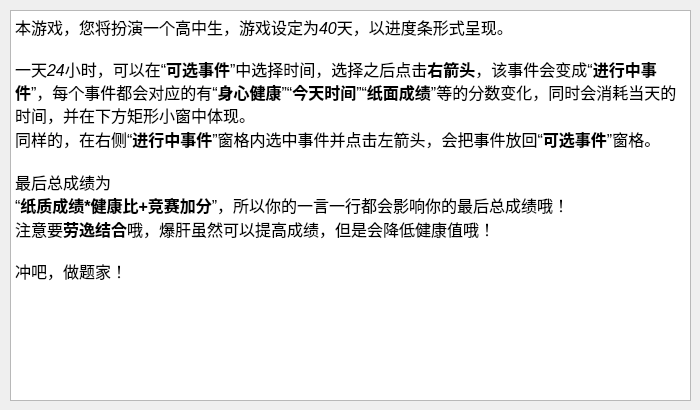
<?xml version="1.0" encoding="UTF-8"?>
<ui version="4.0">
 <class>HelpDialog</class>
 <widget class="QDialog" name="HelpDialog">
  <property name="geometry">
   <rect>
    <x>0</x>
    <y>0</y>
    <width>700</width>
    <height>410</height>
   </rect>
  </property>
  <property name="windowTitle">
   <string>这玩意儿怎么玩？</string>
  </property>
  <widget class="QTextBrowser" name="textBrowser">
   <property name="geometry">
    <rect>
     <x>10</x>
     <y>10</y>
     <width>681</width>
     <height>391</height>
    </rect>
   </property>
   <property name="html">
    <string>&lt;!DOCTYPE HTML PUBLIC &quot;-//W3C//DTD HTML 4.0//EN&quot; &quot;http://www.w3.org/TR/REC-html40/strict.dtd&quot;&gt;
&lt;html&gt;&lt;head&gt;&lt;meta name=&quot;qrichtext&quot; content=&quot;1&quot; /&gt;&lt;style type=&quot;text/css&quot;&gt;
p, li { white-space: pre-wrap; }
&lt;/style&gt;&lt;/head&gt;&lt;body style=&quot; font-family:'SimSun'; font-size:9pt; font-weight:400; font-style:normal;&quot;&gt;
&lt;p style=&quot; margin-top:0px; margin-bottom:0px; margin-left:0px; margin-right:0px; -qt-block-indent:0; text-indent:0px;&quot;&gt;&lt;span style=&quot; font-size:12pt;&quot;&gt;本游戏，您将扮演一个高中生，游戏设定为&lt;/span&gt;&lt;span style=&quot; font-size:12pt; font-style:italic;&quot;&gt;40&lt;/span&gt;&lt;span style=&quot; font-size:12pt;&quot;&gt;天，以进度条形式呈现。&lt;/span&gt;&lt;/p&gt;
&lt;p style=&quot; margin-top:0px; margin-bottom:0px; margin-left:0px; margin-right:0px; -qt-block-indent:0; text-indent:0px;&quot;&gt;&lt;span style=&quot; font-size:12pt;&quot;&gt;&lt;br /&gt;一天&lt;/span&gt;&lt;span style=&quot; font-size:12pt; font-style:italic;&quot;&gt;24&lt;/span&gt;&lt;span style=&quot; font-size:12pt;&quot;&gt;小时，可以在“&lt;/span&gt;&lt;span style=&quot; font-size:12pt; font-weight:600;&quot;&gt;可选事件&lt;/span&gt;&lt;span style=&quot; font-size:12pt;&quot;&gt;”中选择时间，选择之后点击&lt;/span&gt;&lt;span style=&quot; font-size:12pt; font-weight:600;&quot;&gt;右箭头&lt;/span&gt;&lt;span style=&quot; font-size:12pt;&quot;&gt;，该事件会变成“&lt;/span&gt;&lt;span style=&quot; font-size:12pt; font-weight:600;&quot;&gt;进行中事件&lt;/span&gt;&lt;span style=&quot; font-size:12pt;&quot;&gt;”，每个事件都会对应的有“&lt;/span&gt;&lt;span style=&quot; font-size:12pt; font-weight:600;&quot;&gt;身心健康&lt;/span&gt;&lt;span style=&quot; font-size:12pt;&quot;&gt;”“&lt;/span&gt;&lt;span style=&quot; font-size:12pt; font-weight:600;&quot;&gt;今天时间&lt;/span&gt;&lt;span style=&quot; font-size:12pt;&quot;&gt;”“&lt;/span&gt;&lt;span style=&quot; font-size:12pt; font-weight:600;&quot;&gt;纸面成绩&lt;/span&gt;&lt;span style=&quot; font-size:12pt;&quot;&gt;”等的分数变化，同时会消耗当天的时间，并在下方矩形小窗中体现。&lt;/span&gt;&lt;/p&gt;
&lt;p style=&quot; margin-top:0px; margin-bottom:0px; margin-left:0px; margin-right:0px; -qt-block-indent:0; text-indent:0px;&quot;&gt;&lt;span style=&quot; font-size:12pt;&quot;&gt;同样的，在右侧“&lt;/span&gt;&lt;span style=&quot; font-size:12pt; font-weight:600;&quot;&gt;进行中事件&lt;/span&gt;&lt;span style=&quot; font-size:12pt;&quot;&gt;”窗格内选中事件并点击左箭头，会把事件放回“&lt;/span&gt;&lt;span style=&quot; font-size:12pt; font-weight:600;&quot;&gt;可选事件&lt;/span&gt;&lt;span style=&quot; font-size:12pt;&quot;&gt;”窗格。&lt;/span&gt;&lt;/p&gt;
&lt;p style=&quot;-qt-paragraph-type:empty; margin-top:0px; margin-bottom:0px; margin-left:0px; margin-right:0px; -qt-block-indent:0; text-indent:0px; font-size:12pt;&quot;&gt;&lt;br /&gt;&lt;/p&gt;
&lt;p style=&quot; margin-top:0px; margin-bottom:0px; margin-left:0px; margin-right:0px; -qt-block-indent:0; text-indent:0px;&quot;&gt;&lt;span style=&quot; font-size:12pt;&quot;&gt;最后总成绩为&lt;br /&gt;“&lt;/span&gt;&lt;span style=&quot; font-size:12pt; font-weight:600;&quot;&gt;纸质成绩*健康比+竞赛加分&lt;/span&gt;&lt;span style=&quot; font-size:12pt;&quot;&gt;”，所以你的一言一行都会影响你的最后总成绩哦！&lt;/span&gt;&lt;/p&gt;
&lt;p style=&quot; margin-top:0px; margin-bottom:0px; margin-left:0px; margin-right:0px; -qt-block-indent:0; text-indent:0px;&quot;&gt;&lt;span style=&quot; font-size:12pt;&quot;&gt;注意要&lt;/span&gt;&lt;span style=&quot; font-size:12pt; font-weight:600;&quot;&gt;劳逸结合&lt;/span&gt;&lt;span style=&quot; font-size:12pt;&quot;&gt;哦，爆肝虽然可以提高成绩，但是会降低健康值哦！&lt;/span&gt;&lt;/p&gt;
&lt;p style=&quot; margin-top:0px; margin-bottom:0px; margin-left:0px; margin-right:0px; -qt-block-indent:0; text-indent:0px;&quot;&gt;&lt;span style=&quot; font-size:12pt;&quot;&gt;&lt;br /&gt;冲吧，做题家！&lt;br /&gt;&lt;/span&gt;&lt;/p&gt;&lt;/body&gt;&lt;/html&gt;</string>
   </property>
  </widget>
 </widget>
 <resources/>
 <connections/>
</ui>
